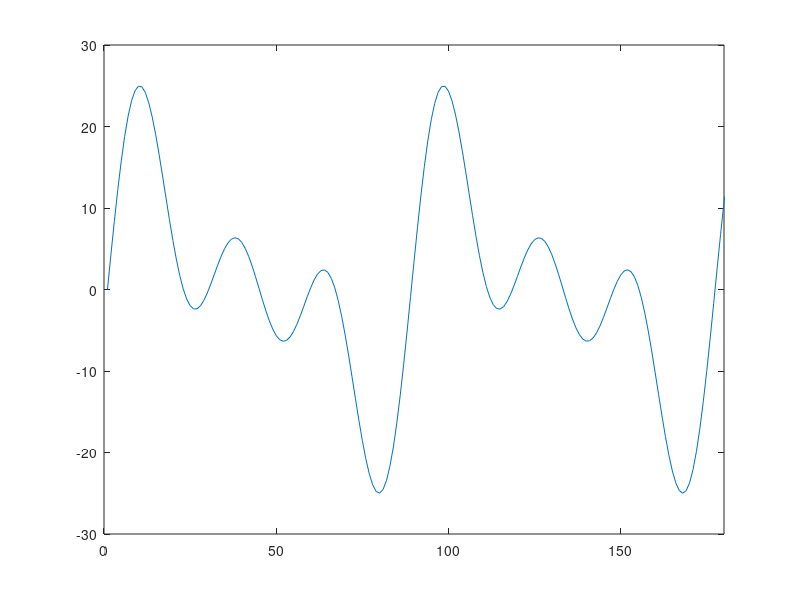

MATLAB code to generate this figure:
%% Part E reqiurement 1

%%
close all

sampling_frequency = 44100;
duration = 3;
t = 0:rdivide(1,sampling_frequency):duration;
amplitude = 10;
f_0 = 500;

%%
hamonic_1 = amplitude * sin(2*pi*f_0*t);
sound(hamonic_1, sampling_frequency);

%%
hamonic_2 = amplitude * sin(2*pi*2*f_0*t);
sound(hamonic_2, sampling_frequency);

%%
hamonic_3 = amplitude * sin(2*pi*3*f_0*t);
sound(hamonic_3, sampling_frequency);

%%
chord = hamonic_1 + hamonic_2 + hamonic_3;
sound(chord, sampling_frequency);

%%
plot(chord);
xlim([0 180]);
